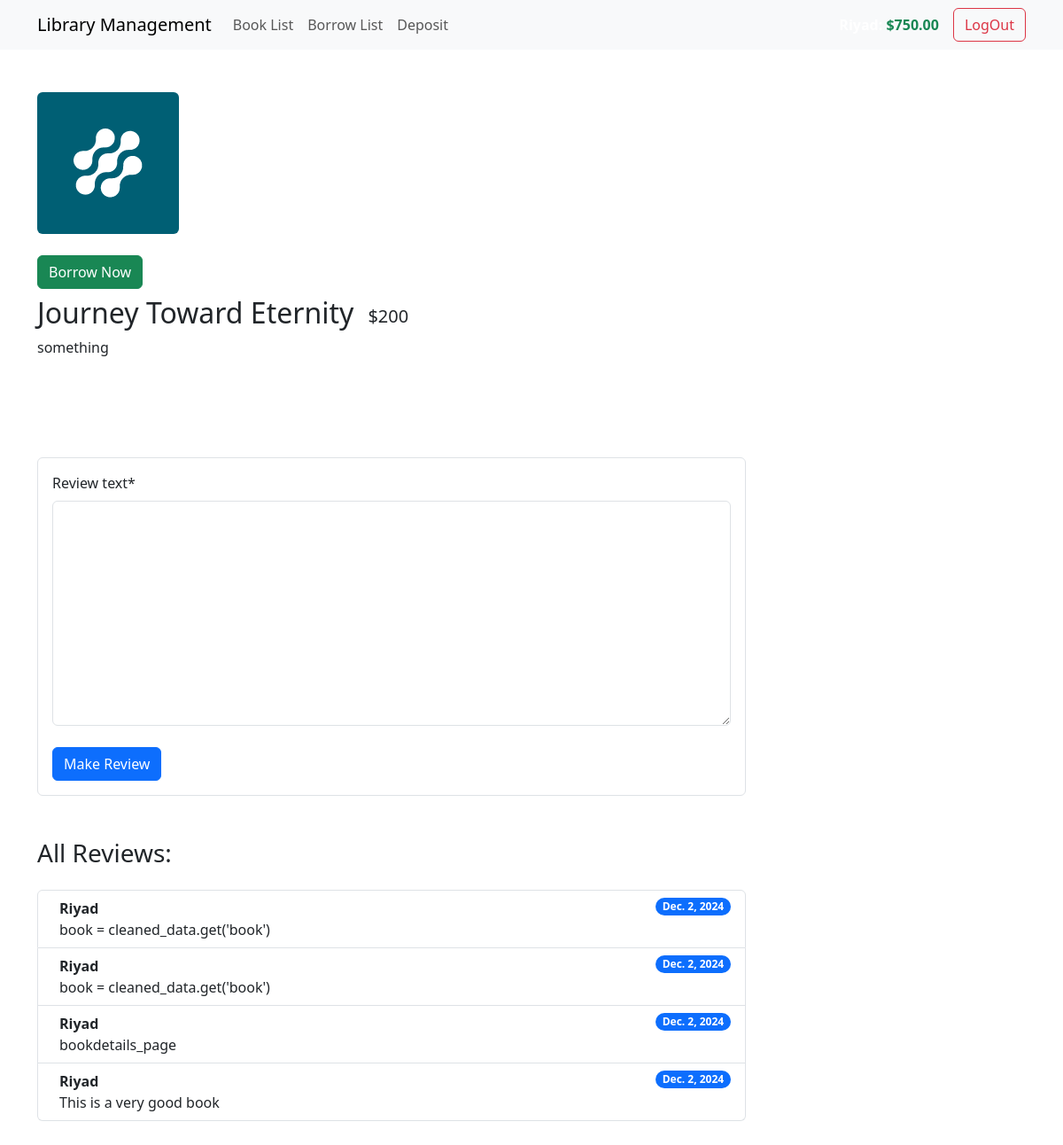
Screenshot of /books/1/ (signed in) with the database file from the repository.
### accounts/models.py (models this page shows, shortened)
class Profile(models.Model):
    user = models.OneToOneField(User, on_delete=models.CASCADE, related_name='profile')
    balance = models.DecimalField(max_digits=10, decimal_places=2, default=0.00)

### books/models.py (models this page shows, shortened)
class Book(models.Model):
    title = models.CharField(max_length=25)
    description = models.TextField(max_length=250)
    image = models.ImageField(upload_to="images/")
    borrowing_price = models.IntegerField()
    category = models.ForeignKey(Category, on_delete=models.CASCADE, related_name='books')

class BookReview(models.Model):
    user = models.ForeignKey(User, on_delete=models.CASCADE)
    book = models.ForeignKey(Book, on_delete=models.CASCADE, related_name='reviews')
    review_text = models.TextField(max_length=500)
    timestamp = models.DateField(auto_now_add=True)

### books/views.py (the view, shortened to what this page needs)
# urls.py: path('<int:bookid>/', book_details, name='bookdetails_page'),
def book_details(req, bookid):
    book = Book.objects.get(pk=bookid)
    reviewForm = BookReviewForm()
    return render(req, 'book_details.html', {'book': book, 'reviewForm': reviewForm})

### books/forms.py (shortened to what this page needs)
class BookReviewForm(ModelForm):
    class Meta:
        model = BookReview
        fields = ['review_text']
    def __init__(self, *args, **kwargs):
        self.user = kwargs.pop('user', None)  # Get the user from the form's kwargs
        self.book = kwargs.pop('book', None)
        super().__init__(*args, **kwargs)

### books/templates/book_details.html
{% extends "base.html" %} {% load crispy_forms_tags %}
{% block content %}
<div style="max-width: 800px">
    <img
      src="{{book.image.url}}"
      alt=""
      class="rounded"
      style="max-height: 500px"
    />
     <div class="mt-4 ">
      {% if user.is_authenticated %}
      <a href="{% url 'borrow_book' book.id %}" class="btn btn-success">Borrow Now</a>
      {% endif %}
    </div>
    <div class="d-flex mt-2 align-items-end justify-content-start gap-3">
      <h2 class="mb-0">{{book.title}}</h2>
      <p class="mb-0" style="font-size: 20px">${{book.borrowing_price}}</p>
    </div>
    <p class="mt-2">{{book.description}}</p>
    <div class="py-5">
      <div style="" class="mx-auto mt-5 border rounded p-3">
        <form method="post">
          {% csrf_token %} {{ reviewForm | crispy }}
          <button type="submit" class="btn btn-primary mt-2">
            Make Review
          </button>
        </form>
      </div>
    </div>
    <div class="pb-5">
      <h3 class="pb-3">All Reviews:</h3>
      <ol class="list-group">
        {% for review in book.reviews.all %}
        <li
          class="list-group-item d-flex justify-content-between align-items-start"
        >
          <div class="ms-2 me-auto">
            <div class="fw-bold">{{review.user.username|title}}</div>
            {{review.review_text}}
          </div>
          <span class="badge text-bg-primary rounded-pill"
            >{{review.timestamp}}</span
          >
        </li>
        {% endfor %}
      </ol>
    </div>
  </div>
{% endblock content %}

### templates/navbar.html
{% load humanize %}
<nav class="navbar navbar-expand-lg bg-body-tertiary">
    <div class="container">
      <a class="navbar-brand" href="{% url 'homepage' %}">Library Management</a>
      <div class="collapse navbar-collapse" id="navbarSupportedContent">
        <ul class="navbar-nav me-auto mb-2 mb-lg-0">
          {% if request.user.is_authenticated %}
            <li class="nav-item">
              <a class="nav-link" href="{% url 'booklist_page' %}">Book List</a>
            </li>
            <li class="nav-item">
              <a class="nav-link" href="{% url 'borrowinglist_page' %}">Borrow List</a>
            </li>
            <li class="nav-item">
              <a class="nav-link" href="{% url 'deposit_page' %}">Deposit</a>
            </li>
          {% endif %}
        </ul>
          {% if request.user.is_authenticated %}
          <div class="d-flex align-items-center">
            <p class="m-0 me-3 fw-bold text-white">{{ request.user.username|title }}:
              <span class="text-success">${{ request.user.profile.balance|floatformat:2|intcomma }}</span>
            </p>
            <a href="{% url 'logout_page' %}" class="btn btn-outline-danger">LogOut</a>
          </div>
          {% else %}
          <a href="{% url 'register_page' %}" class="btn btn-outline-success me-2" type="submit">Register</a>
          <a href="{% url 'login_page' %}" class="btn btn-outline-primary" type="submit">LogIn</a>
          {% endif %}
      </div>
    </div>
  </nav>

### rows the page displays
Book: image (picture), title "Journey Toward Eternity", borrowing_price "200", description "something"
BookReview: user.username "Riyad", review_text "book = cleaned_data.get('book')", timestamp "Dec. 2, 2024"
BookReview: user.username "Riyad", review_text "book = cleaned_data.get('book')", timestamp "Dec. 2, 2024"
BookReview: user.username "Riyad", review_text "bookdetails_page", timestamp "Dec. 2, 2024"
BookReview: user.username "Riyad", review_text "This is a very good book", timestamp "Dec. 2, 2024"

### other values shown
{{ request.user.profile.balance|floatformat:2|intcomma }} "750.00"
